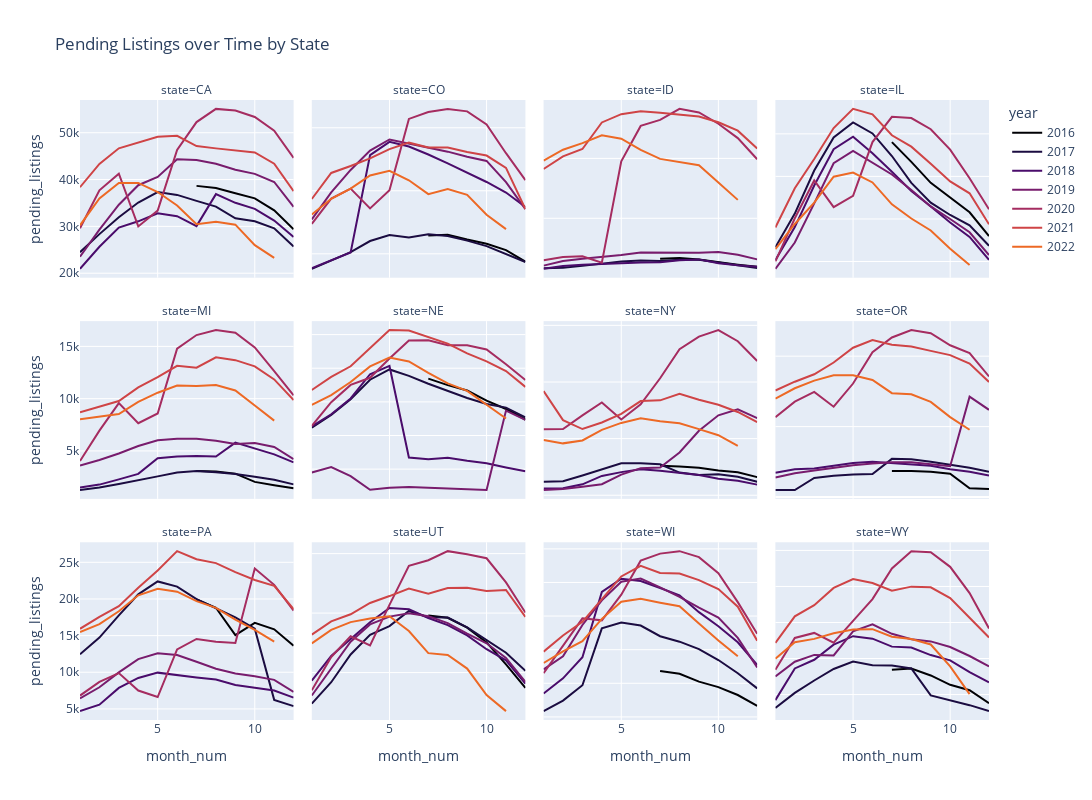

The code cell stored with this chart in its notebook:
### Markdown cell above
### Number of listings that had a status of 'pending' during the month

### Code cell
fig = px.line(df.query("state in @select_states"),
    x = 'month_num',
    y = 'pending_listings',
    color = 'year',
    facet_col = 'state',
    facet_col_wrap = 4,
    title = 'Pending Listings over Time by State',
    color_discrete_sequence=px.colors.sequential.Inferno
    )
fig.update_yaxes(matches = None)
fig.update_layout(height = 800, width = 1200)
fig.show()#(renderer = 'svg')
